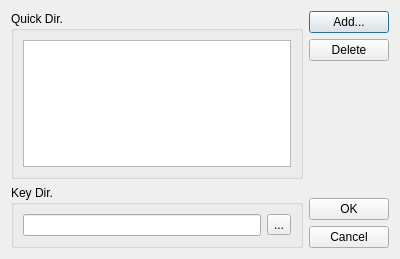
<?xml version="1.0" encoding="UTF-8"?>
<ui version="4.0">
 <class>Directories</class>
 <widget class="QDialog" name="Directories">
  <property name="geometry">
   <rect>
    <x>0</x>
    <y>0</y>
    <width>400</width>
    <height>259</height>
   </rect>
  </property>
  <property name="windowTitle">
   <string>Directories Setting</string>
  </property>
  <property name="windowIcon">
   <iconset resource="ICON.qrc">
    <normaloff>:/ICON/light.ico</normaloff>:/ICON/light.ico</iconset>
  </property>
  <layout class="QHBoxLayout" name="horizontalLayout_3">
   <item>
    <layout class="QVBoxLayout" name="verticalLayout_2">
     <item>
      <widget class="QGroupBox" name="groupBox">
       <property name="title">
        <string>Quick Dir.</string>
       </property>
       <layout class="QHBoxLayout" name="horizontalLayout">
        <item>
         <widget class="QListWidget" name="listWidget">
          <property name="showDropIndicator" stdset="0">
           <bool>false</bool>
          </property>
          <property name="selectionMode">
           <enum>QAbstractItemView::MultiSelection</enum>
          </property>
         </widget>
        </item>
       </layout>
      </widget>
     </item>
     <item>
      <widget class="QGroupBox" name="groupBox_2">
       <property name="title">
        <string>Key Dir.</string>
       </property>
       <layout class="QHBoxLayout" name="horizontalLayout_2">
        <item>
         <widget class="QLineEdit" name="keydirLine"/>
        </item>
        <item>
         <widget class="QToolButton" name="expButton">
          <property name="text">
           <string>...</string>
          </property>
         </widget>
        </item>
       </layout>
      </widget>
     </item>
    </layout>
   </item>
   <item>
    <layout class="QVBoxLayout" name="verticalLayout">
     <item>
      <widget class="QPushButton" name="addButton">
       <property name="text">
        <string>Add...</string>
       </property>
      </widget>
     </item>
     <item>
      <widget class="QPushButton" name="deleteButton">
       <property name="text">
        <string>Delete</string>
       </property>
      </widget>
     </item>
     <item>
      <spacer name="verticalSpacer">
       <property name="orientation">
        <enum>Qt::Vertical</enum>
       </property>
       <property name="sizeHint" stdset="0">
        <size>
         <width>20</width>
         <height>40</height>
        </size>
       </property>
      </spacer>
     </item>
     <item>
      <widget class="QPushButton" name="okButton">
       <property name="text">
        <string>OK</string>
       </property>
      </widget>
     </item>
     <item>
      <widget class="QPushButton" name="cancelButton">
       <property name="text">
        <string>Cancel</string>
       </property>
      </widget>
     </item>
    </layout>
   </item>
  </layout>
 </widget>
 <resources>
  <include location="ICON.qrc"/>
 </resources>
 <connections/>
</ui>
